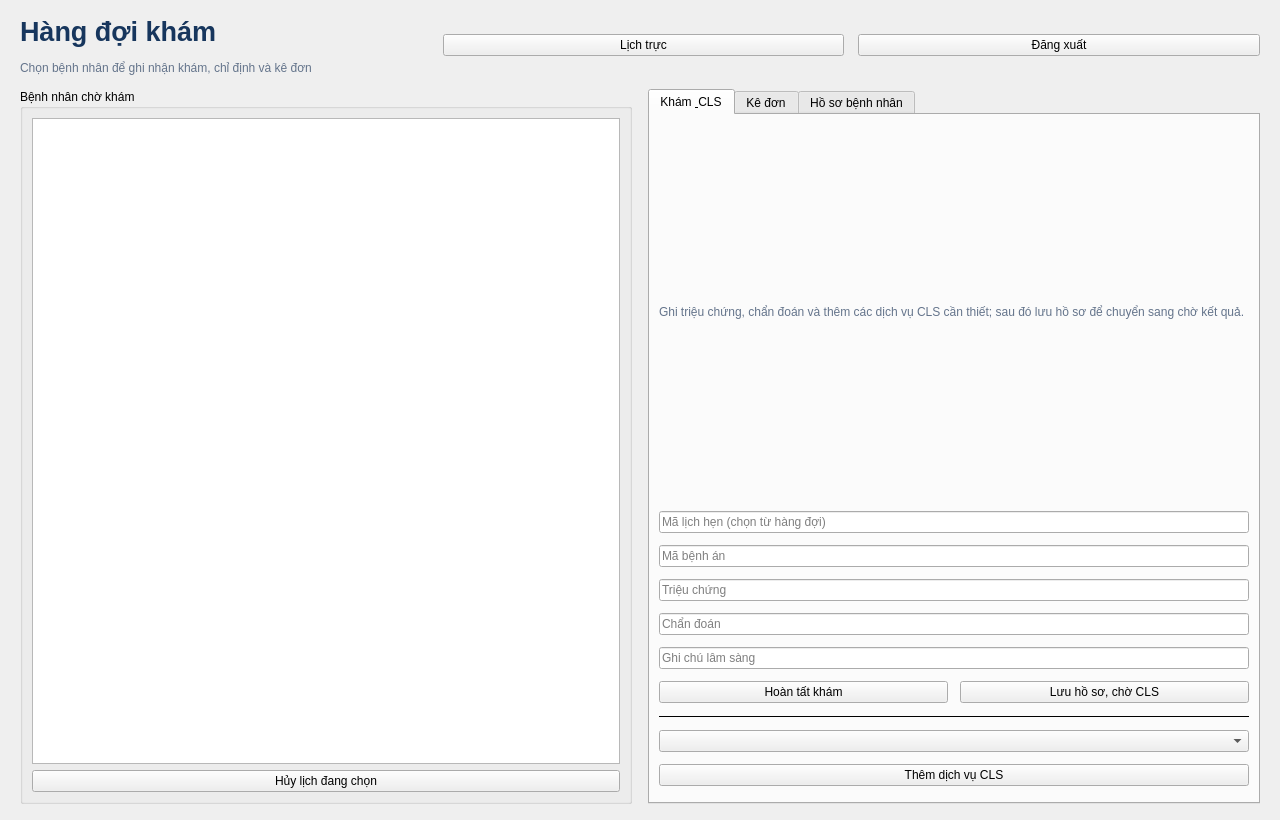
<?xml version="1.0" encoding="UTF-8"?>
<ui version="4.0">
 <class>DoctorMenu</class>
 <widget class="QMainWindow" name="DoctorMenu">
  <property name="geometry"><rect><x>0</x><y>0</y><width>1280</width><height>820</height></rect></property>
  <property name="minimumSize"><size><width>1050</width><height>680</height></size></property>
  <property name="windowTitle"><string>Bác sĩ | Hàng đợi khám</string></property>
  <widget class="QWidget" name="centralwidget">
   <layout class="QVBoxLayout" name="verticalLayoutMain">
    <property name="leftMargin"><number>20</number></property><property name="topMargin"><number>16</number></property><property name="rightMargin"><number>20</number></property><property name="bottomMargin"><number>16</number></property><property name="spacing"><number>14</number></property>
    <item>
     <layout class="QHBoxLayout" name="layoutHeader">
      <item><layout class="QVBoxLayout" name="layoutHeaderTitle"><item><widget class="QLabel" name="lblPageTitle"><property name="text"><string>Hàng đợi khám</string></property><property name="styleSheet"><string>font-size: 20pt; font-weight: 700; color: #17365d;</string></property></widget></item><item><widget class="QLabel" name="lblPageSubtitle"><property name="text"><string>Chọn bệnh nhân để ghi nhận khám, chỉ định và kê đơn</string></property><property name="styleSheet"><string>color: #64748b;</string></property></widget></item></layout></item>
      <item><spacer name="headerSpacer"><property name="orientation"><enum>Qt::Horizontal</enum></property></spacer></item>
      <item><widget class="QPushButton" name="btnViewSchedule"><property name="text"><string>Lịch trực</string></property></widget></item>
      <item><widget class="QPushButton" name="btnLogout"><property name="text"><string>Đăng xuất</string></property></widget></item>
     </layout>
    </item>
    <item>
     <layout class="QHBoxLayout" name="horizontalLayoutMain">
      <property name="spacing"><number>16</number></property>
      <item>
       <widget class="QGroupBox" name="groupQueue">
        <property name="minimumWidth"><number>510</number></property><property name="title"><string>Bệnh nhân chờ khám</string></property>
        <layout class="QVBoxLayout" name="layoutQueue">
         <item><widget class="QTableWidget" name="tableAppointments"><property name="alternatingRowColors"><bool>true</bool></property><property name="selectionBehavior"><enum>QAbstractItemView::SelectRows</enum></property><property name="editTriggers"><set>QAbstractItemView::NoEditTriggers</set></property></widget></item>
         <item><widget class="QPushButton" name="btnCancelAppointment"><property name="text"><string>Hủy lịch đang chọn</string></property></widget></item>
        </layout>
       </widget>
      </item>
      <item>
       <widget class="QTabWidget" name="tabDoctorTasks">
        <property name="minimumWidth"><number>440</number></property><property name="currentIndex"><number>0</number></property>
        <widget class="QWidget" name="tabExamination">
         <attribute name="title"><string>Khám &amp; CLS</string></attribute>
         <layout class="QVBoxLayout" name="layoutExamination"><property name="spacing"><number>12</number></property>
          <item><widget class="QLabel" name="lblEncounterHint"><property name="text"><string>Ghi triệu chứng, chẩn đoán và thêm các dịch vụ CLS cần thiết; sau đó lưu hồ sơ để chuyển sang chờ kết quả.</string></property><property name="wordWrap"><bool>true</bool></property><property name="styleSheet"><string>color: #64748b;</string></property></widget></item>
          <item><widget class="QLineEdit" name="txtAppointmentId"><property name="readOnly"><bool>true</bool></property><property name="placeholderText"><string>Mã lịch hẹn (chọn từ hàng đợi)</string></property></widget></item>
          <item><widget class="QLineEdit" name="txtRecordId"><property name="readOnly"><bool>true</bool></property><property name="placeholderText"><string>Mã bệnh án</string></property></widget></item>
          <item><widget class="QLineEdit" name="txtSymptoms"><property name="placeholderText"><string>Triệu chứng</string></property></widget></item>
          <item><widget class="QLineEdit" name="txtDiagnosis"><property name="placeholderText"><string>Chẩn đoán</string></property></widget></item>
          <item><widget class="QLineEdit" name="txtNotes"><property name="placeholderText"><string>Ghi chú lâm sàng</string></property></widget></item>
          <item><layout class="QHBoxLayout" name="layoutRecordActions"><item><widget class="QPushButton" name="btnCreateMedicalRecord"><property name="text"><string>Hoàn tất khám</string></property></widget></item><item><widget class="QPushButton" name="btnWaitResult"><property name="text"><string>Lưu hồ sơ, chờ CLS</string></property></widget></item></layout></item>
          <item><widget class="QFrame" name="separatorService"><property name="frameShape"><enum>QFrame::HLine</enum></property><property name="frameShadow"><enum>QFrame::Plain</enum></property></widget></item>
          <item><widget class="QComboBox" name="cbService"/></item>
          <item><widget class="QPushButton" name="btnAssignService"><property name="text"><string>Thêm dịch vụ CLS</string></property></widget></item>
          <item><spacer name="examinationSpacer"><property name="orientation"><enum>Qt::Vertical</enum></property></spacer></item>
         </layout>
        </widget>
        <widget class="QWidget" name="tabPrescription">
         <attribute name="title"><string>Kê đơn</string></attribute>
         <layout class="QVBoxLayout" name="layoutPrescription"><property name="spacing"><number>12</number></property>
          <item><widget class="QLabel" name="lblPrescriptionHint"><property name="text"><string>Kê đơn sau khi hoàn tất khám. Tồn kho chỉ giảm khi Dược xác nhận cấp phát.</string></property><property name="wordWrap"><bool>true</bool></property><property name="styleSheet"><string>color: #64748b;</string></property></widget></item>
          <item><widget class="QComboBox" name="cbMedPrefixFilter"><item><property name="text"><string>Tất cả</string></property></item><item><property name="text"><string>B1 - Miễn phí 100%</string></property></item><item><property name="text"><string>B2 - Hỗ trợ 50%</string></property></item><item><property name="text"><string>B3 - Đồng chi trả 20%</string></property></item><item><property name="text"><string>DV - Dịch vụ (Tự túc)</string></property></item></widget></item>
          <item><widget class="QComboBox" name="cbMedicine"/></item>
          <item><widget class="QLineEdit" name="txtDosage"><property name="placeholderText"><string>Liều dùng (ví dụ: 2 viên/ngày)</string></property></widget></item>
          <item><widget class="QSpinBox" name="spinBoxQuantity"><property name="minimum"><number>1</number></property><property name="value"><number>1</number></property><property name="prefix"><string>Số lượng: </string></property></widget></item>
          <item><widget class="QPushButton" name="btnPrescribeMedicine"><property name="text"><string>Thêm vào đơn thuốc</string></property><property name="minimumHeight"><number>42</number></property></widget></item>
          <item><spacer name="prescriptionSpacer"><property name="orientation"><enum>Qt::Vertical</enum></property></spacer></item>
         </layout>
        </widget>
        <widget class="QWidget" name="tabPatient">
         <attribute name="title"><string>Hồ sơ bệnh nhân</string></attribute>
         <layout class="QVBoxLayout" name="layoutPatient"><property name="spacing"><number>12</number></property>
          <item><widget class="QLabel" name="lblPatientHistoryHint"><property name="text"><string>Tra cứu tiền sử khám hoặc xác nhận xuất viện cho bệnh nhân nội trú.</string></property><property name="wordWrap"><bool>true</bool></property><property name="styleSheet"><string>color: #64748b;</string></property></widget></item>
          <item><widget class="QLineEdit" name="txtPatientId_History"><property name="placeholderText"><string>Mã bệnh nhân</string></property></widget></item>
          <item><widget class="QPushButton" name="btnViewPatientHistory"><property name="text"><string>Xem lịch sử khám</string></property></widget></item>
          <item><widget class="QPushButton" name="btnDischargePatient"><property name="text"><string>Duyệt xuất viện</string></property></widget></item>
          <item><spacer name="patientSpacer"><property name="orientation"><enum>Qt::Vertical</enum></property></spacer></item>
         </layout>
        </widget>
       </widget>
      </item>
     </layout>
    </item>
   </layout>
  </widget>
 </widget>
 <resources/>
 <connections/>
</ui>
